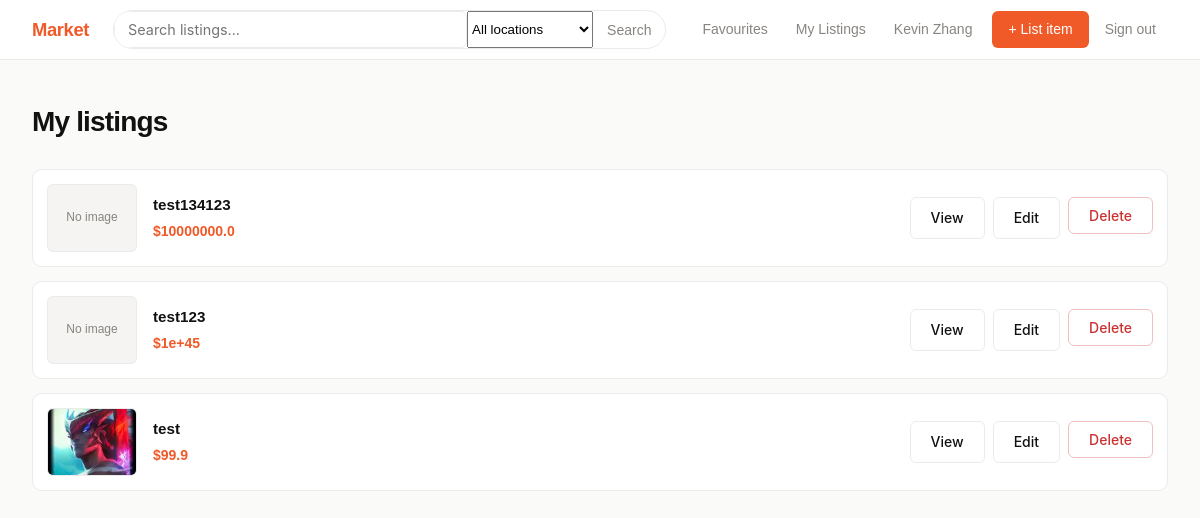
Page /my-listing (signed in) on the earlier database version.
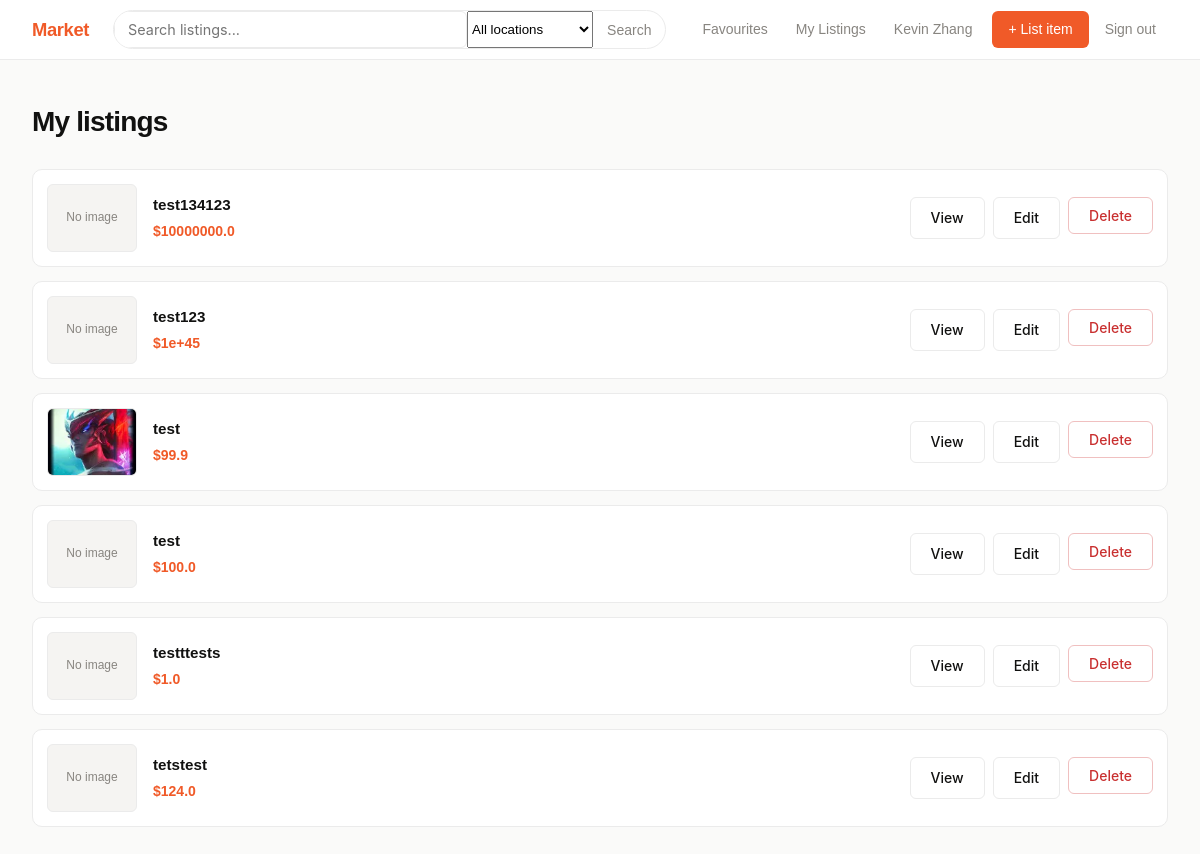
Same page on the later database version.
### app.py (models this page shows)
class Listing(db.Model):
    id = db.Column(db.Integer, primary_key=True)
    user_id = db.Column(db.Integer, db.ForeignKey("user.id"))
    title = db.Column(db.String(200), nullable=False)
    description = db.Column(db.Text, nullable=False)
    price = db.Column(db.Float, nullable=False)
    location = db.Column(db.String(200), nullable=False)
    image_filename = db.Column(db.String(256))

### app.py (the view)
@app.route('/my-listing')
@login_required
def my_listing():
    listings = Listing.query.filter_by(user_id=current_user.id).all()
    return render_template('my_listing.html', listings=listings)

### app.py (called while the page is built)
@login_manager.user_loader
def load_user(user_id):
    return User.query.get(int(user_id))

### templates/my_listing.html (shortened to what this page needs)
{% extends "base.html" %}
{% block content %}
<div class="page-header">
    <h1>My listings</h1>
</div>
{% if listings %}
    <div class="my-list">
        {% for listing in listings %}
            <div class="my-list-item">
                {% if listing.image_filename %}
                    <div class="my-list-img">
                        <img src="{{ url_for('static', filename='uploads/' ~ listing.image_filename) }}" alt="{{ listing.title }}">
                    </div>
                {% else %}
                    <div class="my-list-no-img">No image</div>
                {% endif %}
                <div class="my-list-info">
                    <p class="my-list-title">{{ listing.title }}</p>
                    <p class="my-list-price">${{ listing.price }}</p>
                </div>
                <div class="my-list-actions">
                    <a href="{{ url_for('view_listing', listing_id=listing.id) }}" class="btn btn-outline">View</a>
                    <a href="{{ url_for('edit_listing', listing_id=listing.id) }}" class="btn btn-outline">Edit</a>
                    <form method="POST" action="{{ url_for('delete_listing', listing_id=listing.id) }}" onsubmit="return confirm('Delete this listing?')">
                        <button type="submit" class="btn btn-delete">Delete</button>
                    </form>
                </div>
            </div>
        {% endfor %}
    </div>
{% else %}
    <div class="empty">
        <h2>No listings yet</h2>
    </div>
{% endif %}
{% endblock %}

Differences in the rows shown:
added Listing: shows "No image", title "test", price "100.0"
added Listing: shows "No image", title "testttests", price "1.0"
added Listing: shows "No image", title "tetstest", price "124.0"
